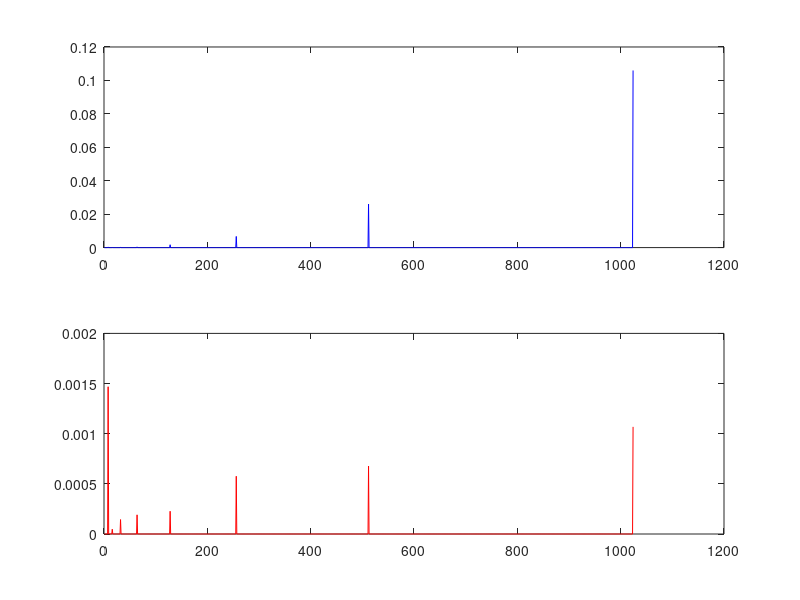

Write the MATLAB code that produced this figure.
N=[8 16 32 64 128 256 512 1024];
len=length(N);
for N1=N(1:len)
   tic
   F=exp(-2*pi*i*(0:N1-1)'*(0:N1-1)/N1); 
   
   X=F*rand(N1,1);
   tim1(N1)=toc 
end
plot(tim1,'b')
hold on
for N2=N(1:len)
tic
X=fft(rand(N2,1));
tim2(N2)=toc
end
plot(tim2,'r')
hold off
subplot(2,1,1)
plot(tim1,'b')
subplot(2,1,2)
plot(tim2,'r')
